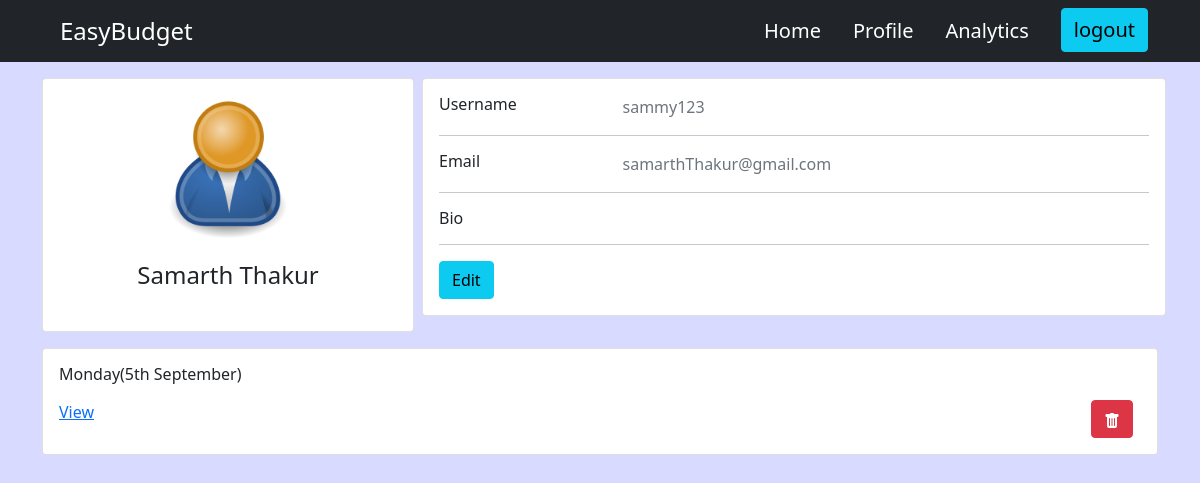
Page /profile/ (signed in) on the committed database.
### user/models.py (models this page shows, shortened)
class Profile(models.Model):
    user = models.OneToOneField(User,on_delete=models.CASCADE, null =True, blank = True)
    username= models.CharField(max_length=200, blank = True, null = True)
    name = models.CharField(max_length=200, blank = True, null = True)
    email = models.EmailField(max_length=500, blank = True, null=True)
    bio = models.TextField(blank = True, null = True)
    profile_image = models.ImageField(null = True, blank = True,default = 'user-default.png')
    created = models.DateTimeField(auto_now_add=True)
    id = models.UUIDField(default=uuid.uuid4, unique = True, primary_key=True, editable=False)

### budget/models.py (models this page shows, shortened)
class Sheet(models.Model):
    user = models.ForeignKey(User, on_delete= models.CASCADE, null = True, related_name='sheets')
    name = models.CharField(max_length= 200)
    created = models.DateTimeField(auto_now = True)
    id = models.UUIDField(default = uuid.uuid4, unique = True , primary_key=True, editable=False)

### user/views.py (the view)
# urls.py: path('', views.userProfile, name='profile'),
def userProfile(request):
    user = request.user
    profile = Profile.objects.get(user = user)
    context = {'profile':profile}
    return render(request, 'user/profile.html',context)

### user/templates/user/profile.html (shortened to what this page needs)
{% extends 'main.html' %}
{% load static %}
{% block content %}
<div class="container">
  <div class="main-body d-flex my-3">
    <div class="card col-md-4 mr-3">
      <div class="card-body">
        <div class="d-flex flex-column align-items-center text-center">
          <img
            src="{{ profile.profile_image.url }}"
            alt="Admin"
            class="rounded-circle"
            width="150"
          />
          <div class="mt-3">
            <h4>{{profile.name}}</h4>
          </div>
        </div>
      </div>
    </div>
    <div class="card mb-3 card col-md-8 mx-2">
      <div class="card-body">
        <div class="row">
          <div class="col-sm-3">
            <h6 class="mb-0">Username</h6>
          </div>
          <div class="col-sm-9 text-secondary">{{profile.username}}</div>
        </div>
        <hr />
        <div class="row">
          <div class="col-sm-3">
            <h6 class="mb-0">Email</h6>
          </div>
          <div class="col-sm-9 text-secondary">{{profile.email}}</div>
        </div>
        <hr />
        <div class="row">
          <div class="col-sm-3">
            <h6 class="mb-0">Bio</h6>
          </div>
          <div class="col-sm-9 text-secondary">{{profile.bio}}</div>
        </div>
        <hr />
        <div class="row">
          <div class="col-sm-12">
            <a
              class="btn btn-info"
              href="{% url 'edit-user' %}"
              >Edit</a
            >
          </div>
        </div>
      </div>
    </div>
  </div>
{% for item in user.sheets.all %}
<div class="card h-100">
  <div class="card-body">
    <h6 class="d-flex align-items-center mb-3">{{item.name}}</h6>
    <a href="{% url 'sheet' item.id %}">View</a>
    <span><a class = "btn btn-danger float-end mx-2" href="{% url 'delete-sheet' item.id %}"></a></span>
</div>
</div>
{% endfor %}
{% endblock content %}

### static/styles/main.css (style rules this page uses)
body { background-color: #D9DAFF; }

### rows in the picture
Profile: profile_image (placeholder picture), name "Samarth Thakur", username "sammy123", email "samarthThakur@gmail.com"
Sheet: name "Monday(5th September)"
